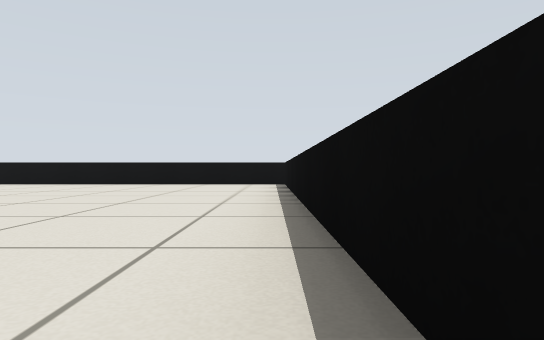
View 1 (above)

21 first-person views from a walk through a robot-simulator world made for Gazebo. The camera is 0.33 m above the floor, looks level and sees 75° across. The floor is counted in squares, 1 m on a side. Each view is taken from the middle of a square. On the plan, view 1 faces up. The plan holds only what a view shows up to about 9 squares ahead; the rest is blank.

View 2
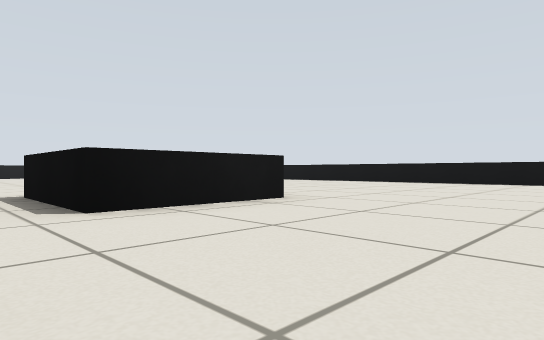

View 3
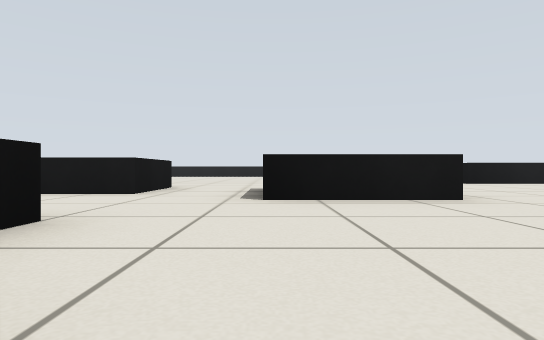

View 4
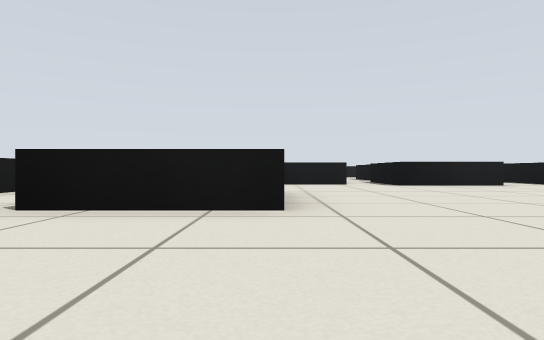

View 5
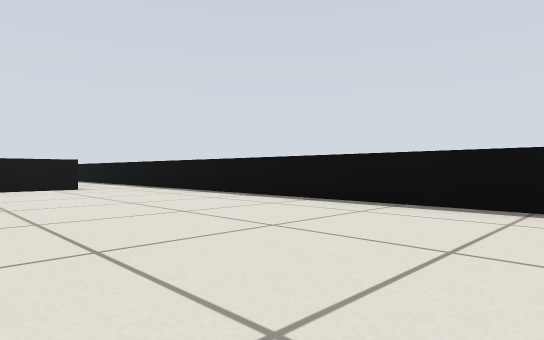

View 6
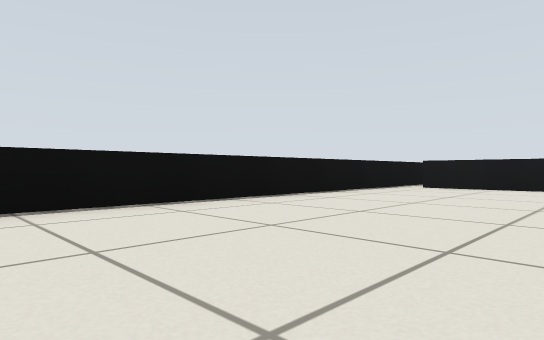

View 7
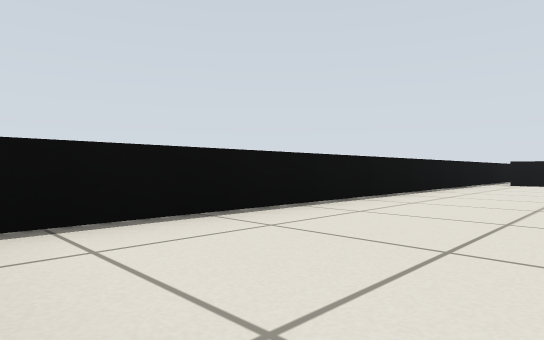

View 8
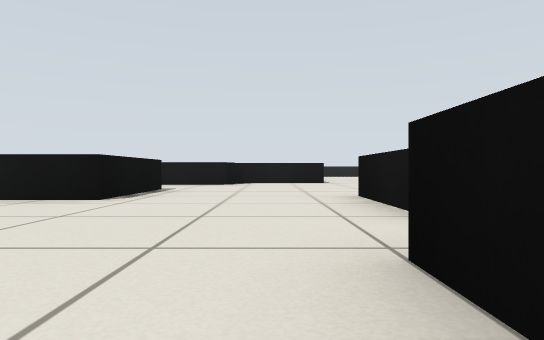

View 9
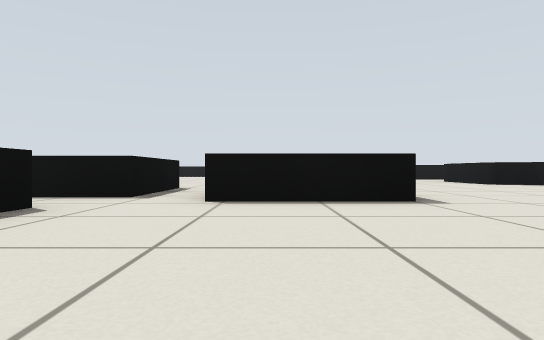

View 10
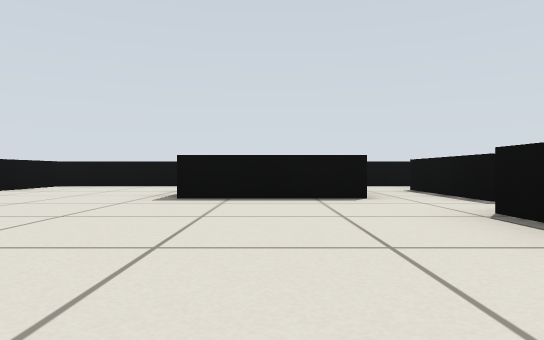

View 11
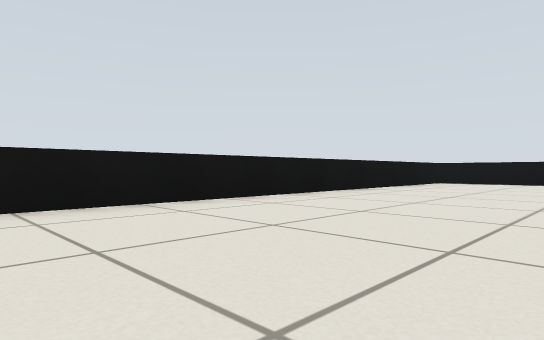

View 12
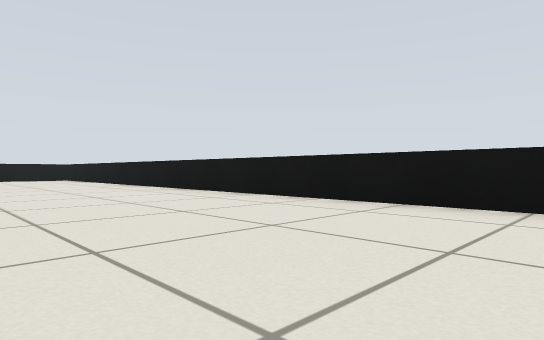

View 13
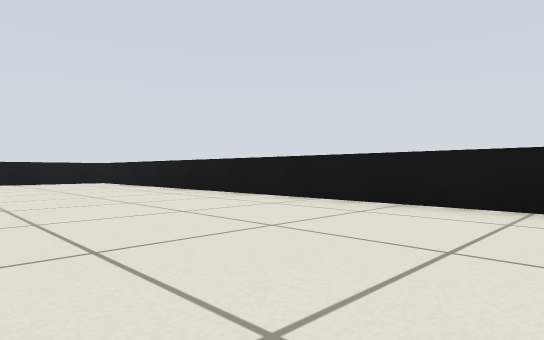

View 14
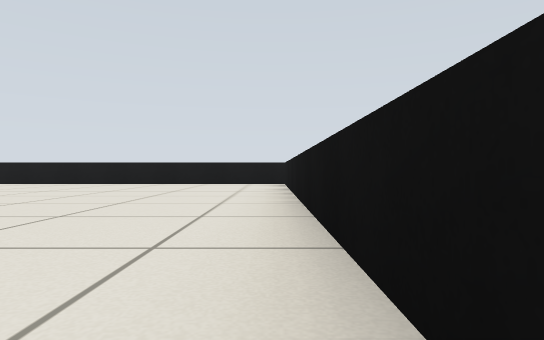

View 15
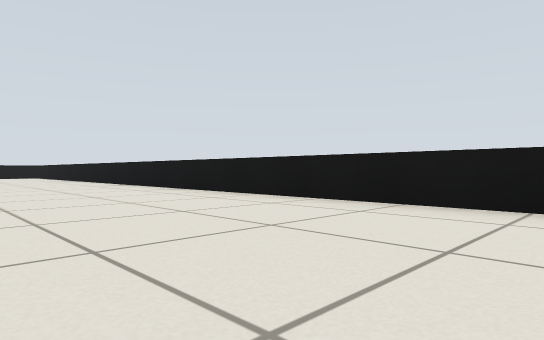

View 16
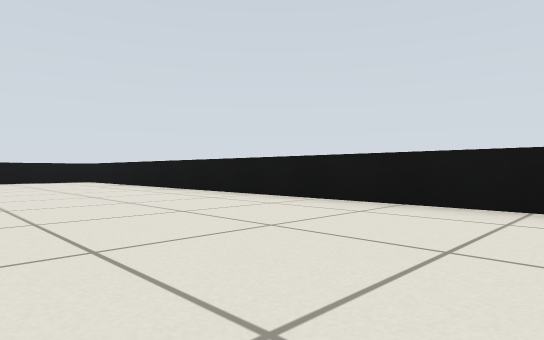

View 17
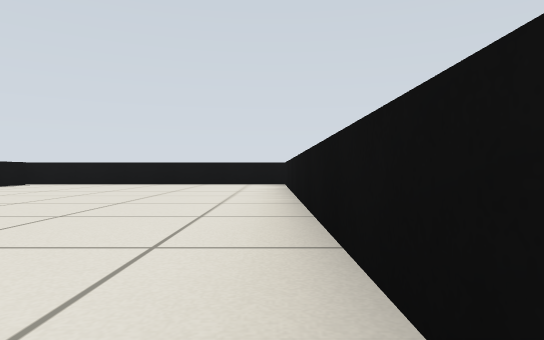

View 18
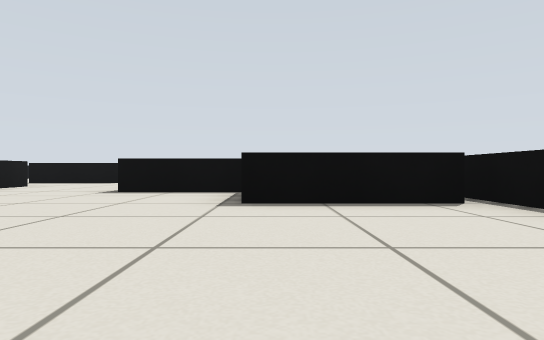

View 19
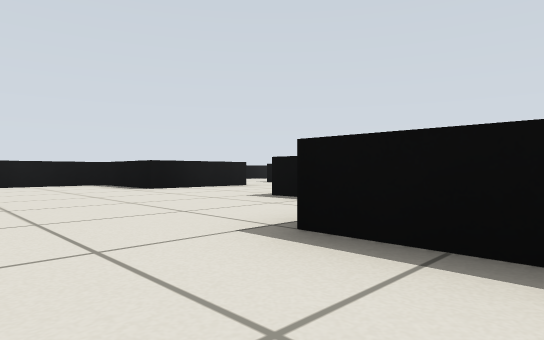

View 20
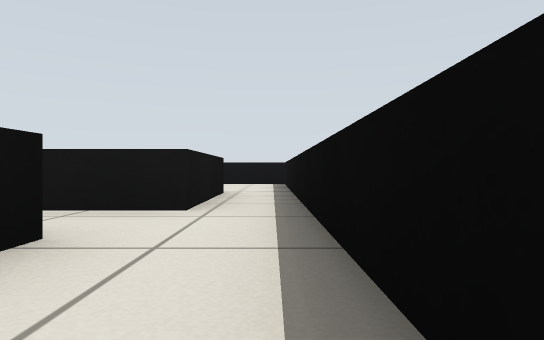

View 21
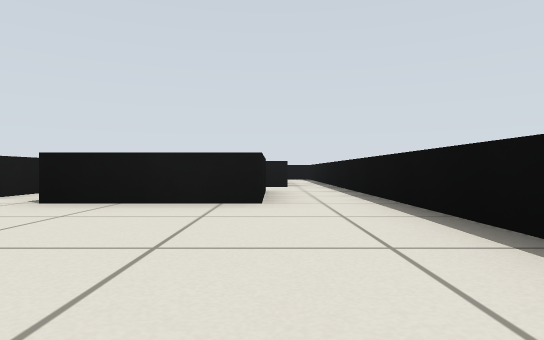

### Floor plan
Points are (right, up) in squares from view 1. A wall is a line through its corners. A room is listed if a view was taken in it or the views show most of it. See-through windows are left out.
Room 1 (views 1, 2, 3, 4, 5, 6, 7, 8, 21)
walls: (-5.9, 2.1) (-5.9, -0.1); (-8.1, 2.1) (-7, 2.1); (-2, -0.7) (-0.2, -0.7); (-4.4, -1.5) (-3.9, -1.5); (-11.1, 3.7) (-11.1, 2.5); (-10.5, 6.9) (-10.5, 4.7); (0.3, -2.5) (0.3, 8.3) (-10.6, 8.3)
ways out: opening at (-11.5, 4) to room 2; opening at (-9.5, 2) to room 2; opening at (-7.5, -1) to room 2; opening at (-5.5, -2.5) to room 2; opening at (-11.5, 8) to room 3
Room 2 (views 9, 10, 11, 12, 13, 14, 15, 16, 17, 18, 19)
walls: (-11.4, -2.9) (-9.5, -2.9); (-9.2, -2.8) (-9, -2); (-9.1, -2.6) (-9.1, -2.1); (-8.6, -1.9) (-6.9, -1.9) (-6.9, -4.1) (-9.1, -4.1) (-9.1, -6); (-13.3, 1.5) (-13.3, 3.8); (-11.1, 2.5) (-11.1, 1.5); (-5.9, -0.1) (-8.1, -0.1) (-8.1, 2.1); (-12.1, 3.7) (-11.1, 3.7); (-10.5, 4.7) (-12.7, 4.7); (-13.9, 5.1) (-16.1, 5.1); (-2.4, -3.7) (-4.4, -3.7); (-16.1, 7.3) (-13.9, 7.3); (0, -5.5) (-2.4, -5.5); (-13.6, 8.3) (-19.3, 8.3) (-19.3, -11.3) (0.3, -11.3) (0.3, -4.8)
ways out: opening at (-11.5, 4) to room 1; opening at (-9.5, 2) to room 1; opening at (-7.5, -1) to room 1; opening at (-5.5, -2.5) to room 1; opening at (-14, 8) to room 3; opening at (-13, 4) to room 3
Room 3 (view 20)
walls: (-13.9, 7.3) (-13.9, 6.1); (-12.7, 4.7) (-12.7, 6.9) (-10.5, 6.9); (-10.6, 8.3) (-13.6, 8.3)
ways out: opening at (-11.5, 8) to room 1; opening at (-14, 8) to room 2; opening at (-13, 4) to room 2

Where each view was taken, in squares from view 1:
view 1: 0 up, 0 right, facing up
view 2: 1 down, 3 left, facing up-left
view 3: 0 up, 2 left, facing left
view 4: 2 up, 3 left, facing left
view 5: 5 up, 4 left, facing up-left
view 6: 6 up, 3 left, facing down-right
view 7: 8 up, 2 left, facing down-right
view 8: 6 up, 10 left, facing down
view 9: 3 up, 17 left, facing right
view 10: 1 up, 15 left, facing up
view 11: 1 down, 16 left, facing up-left
view 12: 1 up, 16 left, facing down-left
view 13: 2 down, 16 left, facing down-left
view 14: 3 down, 19 left, facing down
view 15: 8 down, 16 left, facing down-right
view 16: 8 down, 10 left, facing down-right
view 17: 11 down, 8 left, facing right
view 18: 9 down, 2 left, facing up
view 19: 7 down, 1 left, facing up-left
view 20: 8 up, 11 left, facing left
view 21: 7 up, 7 left, facing left
